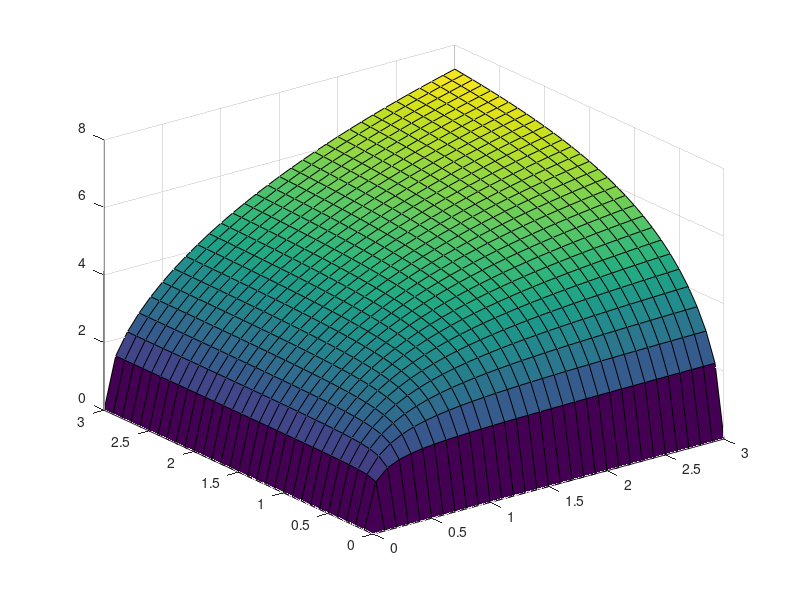
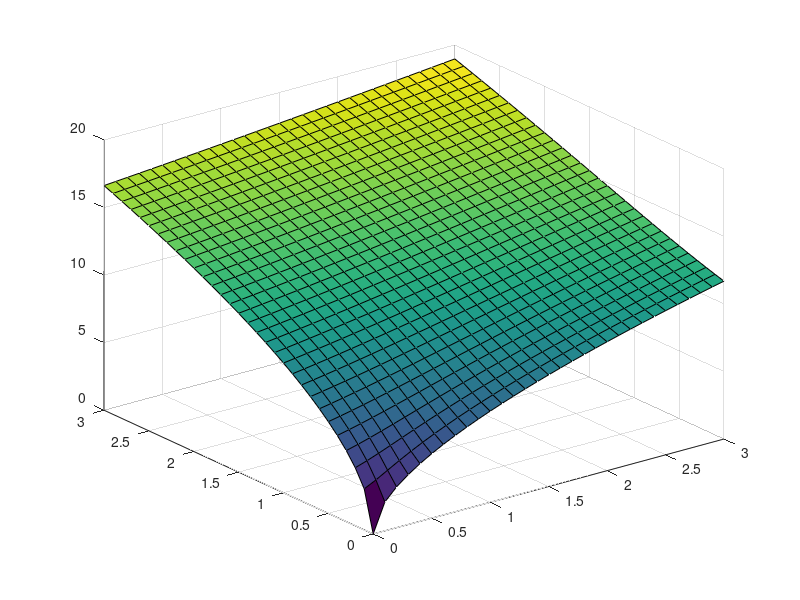
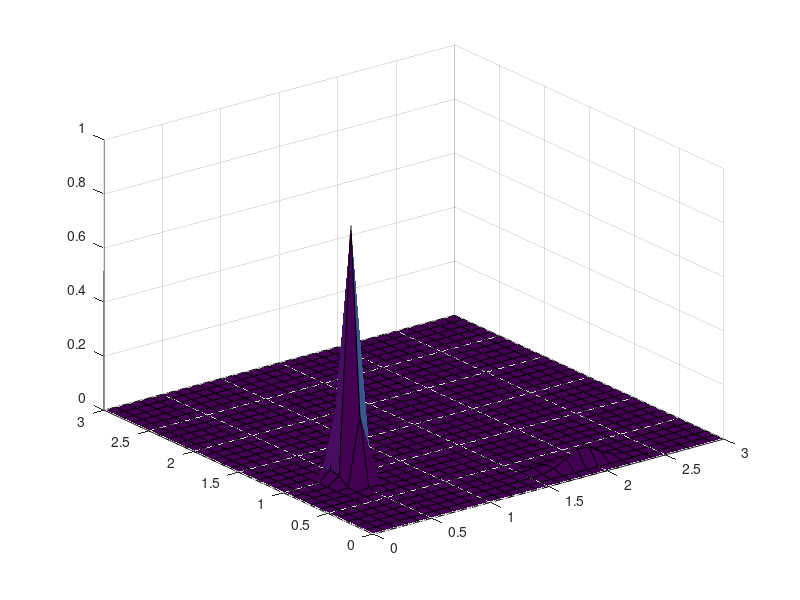

The MATLAB source for these figures, in order:
[X1,X2] = meshgrid(0:0.1:3,0:0.1:3);
kn = 29.7e6;
m1 = 16.531e3;
m2 = 16.131e3;
k1 = kn*X1;
k2 = kn*X2;

a = m1*m2;
b = -((k1+k2)*m2+m1*k2);
c = k1.*k2;
omeg_sqr_2 = (b-sqrt(b.^2-4*a.*c))./(-2*a);
omeg_sqr_1 = (b+sqrt(b.^2-4*a.*c))./(-2*a);

f2 = sqrt(omeg_sqr_2)/(2*pi);
f1 = sqrt(omeg_sqr_1)/(2*pi);

f1_p = 3.13;
f2_p = 9.83;
sd_ep = 1/16;
J = (f1.^2/f1_p^2-1).^2+(f2.^2/f2_p^2-1).^2;
% J = (f1.^2/f1_p^2-1).^2;
L = exp(-J/(2*sd_ep^2));


figure(1);
surf(X1,X2,f1);

figure(2);
surf(X1,X2,f2);

figure(3);
surf(X1,X2,L);




